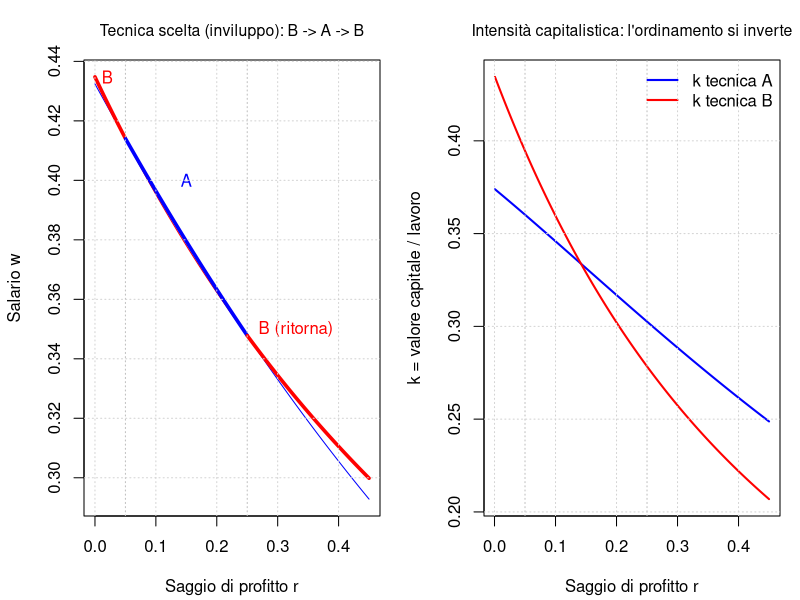

Write R code to recreate this figure.
# Il ritorno delle tecniche (reswitching)

# Esempio numerico di "reswitching":
# la tecnica B è conveniente ai saggi di profitto bassi e alti,
# mentre la tecnica A è conveniente per valori intermedi di r.

# Cancella tutto ####
rm(list = ls(all = TRUE))
if (!is.null(dev.list())) dev.off()
cat("\014")

# Nota: a) due tecniche per ottenere 1 unità del bene
#       b) numerario = il bene stesso
#       c) costo unitario = w * Σ l_t (1+r)^t.
#       d) la tecnica A impiega lavoro nei periodi 0 e 2; la tecnica B nel periodo 1

# Scrivi il modello ####
lA0 <- 1.3125                                               # Lavoro anticipato di 0 periodi nella tecnica A
lA2 <- 1                                                    # Lavoro anticipato di 2 periodi nella tecnica A
lB1 <- 2.3                                                  # Lavoro anticipato di 1 periodo nella tecnica B
r <- seq(0, 0.45, length.out = 600)                         # Saggio di profitto (vettore)
x <- 1 + r                                                  # Coefficiente di ricarico (vettore)
costA <- lA0 + lA2 * x^2                                    # Costo unitario della tecnica A (vettore)
costB <- lB1 * x                                            # Costo unitario della tecnica B (vettore)
wA <- 1 / costA                                             # Salario nel settore A (vettore)
wB <- 1 / costB                                             # Salario nel settore B (vettore)
rsw <- sort(Re(polyroot(c(lA0, -lB1, lA2)))) - 1            # Saggi di profitto ai quali le due tecniche hanno lo stesso costo
  # Nota: polyroot() = calcola le radici di un polinomio (ottenuto uguagliando i costi unitari delle due tecniche)
  #       Re = estrae la parte reale ed elimina la parte immaginaria
  #       sort = ordina le soluzioni in ordine crescente
wenv <- pmax(wA, wB)                                        # Frontiera salario-profitto (inviluppo delle due tecniche) (vettore)
rk <- r[-1]                                                 # Saggio di profitto meno il primo valore nullo
kA <- -diff(wA)/diff(r)                                     # Intensità capitalistica implicita della tecnica A (= -dw/dr) (vettore)   
kB <- -diff(wB)/diff(r)                                     # Intensità capitalistica implicita della tecnica B (= -dw/dr) (vettore)

# Mostra informazioni
cat("Saggi di profitto ai quali le due tecniche hanno lo stesso costo r =", round(rsw, 4), "\n")

# Impostazioni grafiche
par(mfrow = c(1, 2), mar = c(4.2, 4.2, 3, 1))

# Pannello 1: inviluppo colorato per tecnica scelta ####
plot(r, wA, type = "l", lwd = 1, col = "blue", ylim = range(wA, wB),
     main = "Tecnica scelta (inviluppo): B -> A -> B",
     xlab = "Saggio di profitto r", ylab = "Salario w", font.main = 1, cex.main = 0.95)
lines(r, wB, lwd = 1, col = "red")
mB1 <- r <= rsw[1]; mA <- r > rsw[1] & r < rsw[2]; mB2 <- r >= rsw[2]
lines(r[mB1], wenv[mB1], lwd = 3.5, col = "red")
lines(r[mA],  wenv[mA],  lwd = 3.5, col = "blue")
lines(r[mB2], wenv[mB2], lwd = 3.5, col = "red")
abline(v = rsw, lty = 3, col = "grey")
text(0.02, max(wB), "B", col = "red"); text(0.15, 0.40, "A", col = "blue")
text(0.33, 0.35, "B (ritorna)", col = "red"); grid()

# Pannello 2: intensita' capitalistica delle due tecniche ####
plot(rk, kA, type = "l", lwd = 2, col = "blue", ylim = range(kA, kB),
     main = "Intensità capitalistica: l'ordinamento si inverte",
     xlab = "Saggio di profitto r", ylab = "k = valore capitale / lavoro",
     font.main = 1, cex.main = 0.95)
lines(rk, kB, lwd = 2, col = "red")
abline(v = rsw, lty = 3, col = "grey")
legend("topright", c("k tecnica A", "k tecnica B"),
       lty = 1, lwd = 2, col = c("blue", "red"), bty = "n"); grid()
